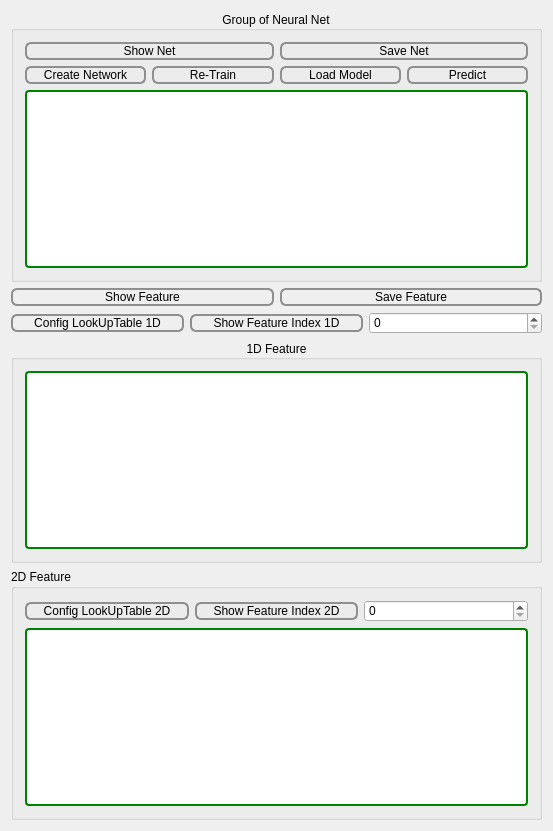
<?xml version="1.0" encoding="UTF-8"?>
<ui version="4.0">
 <class>SecDialog</class>
 <widget class="QWidget" name="SecDialog">
  <property name="geometry">
   <rect>
    <x>0</x>
    <y>0</y>
    <width>553</width>
    <height>831</height>
   </rect>
  </property>
  <property name="windowTitle">
   <string>SecDialog</string>
  </property>
  <property name="styleSheet">
   <string notr="true">QSlider::groove:vertical {
    background: red;
    position: absolute; /* absolutely position 4px from the left and right of the widget. setting margins on the widget should work too... */
    left: 4px; right: 4px;
}

QSlider::handle:vertical {
    height: 10px;
    background: green;
    margin: 0 -4px; /* expand outside the groove */
}

QSlider::add-page:vertical {
    background: white;
}

QSlider::sub-page:vertical {
    background: pink;
}
/*  QLabel */
QFrame, QLabel, QToolTip {
    border: 2px solid green;
    border-radius: 4px;
    padding: 2px;
   text-align: center;
}
/*  Button */
QPushButton {
    border: 2px solid #8f8f91;
    border-radius: 6px;
    background-color: qlineargradient(x1: 0, y1: 0, x2: 0, y2: 1,
                                      stop: 0 #f6f7fa, stop: 1 #dadbde);
    min-width: 80px;
}

QPushButton:pressed {
    background-color: qlineargradient(x1: 0, y1: 0, x2: 0, y2: 1,
                                      stop: 0 #dadbde, stop: 1 #f6f7fa);
}

QPushButton:flat {
    border: none; /* no border for a flat push button */
}

QPushButton:default {
    border-color: navy; /* make the default button prominent */
}
QPushButton:open { /* when the button has its menu open */
    background-color: qlineargradient(x1: 0, y1: 0, x2: 0, y2: 1,
                                      stop: 0 #dadbde, stop: 1 #f6f7fa);
}

QPushButton::menu-indicator {
    image: url(menu_indicator.png);
    subcontrol-origin: padding;
    subcontrol-position: bottom right;
}

QPushButton::menu-indicator:pressed, QPushButton::menu-indicator:open {
    position: relative;
    top: 2px; left: 2px; /* shift the arrow by 2 px */
}

QTextEdit, QListView {
    background-color: white;
    background-image: url(draft.png);
    background-attachment: scroll;
}

/* LCD*/
QLCDNumber {
     color: red;
     background-color: rgb(0, 170, 255) 
}
/* The result */
QLabel[IsResult = true]{
     color: red;
     background-color: rgb(220, 220, 220) 
}


</string>
  </property>
  <layout class="QVBoxLayout" name="verticalLayout_4">
   <item>
    <widget class="QGroupBox" name="groupBox_2">
     <property name="title">
      <string>Group of Neural Net</string>
     </property>
     <property name="alignment">
      <set>Qt::AlignCenter</set>
     </property>
     <layout class="QVBoxLayout" name="verticalLayout_2">
      <item>
       <layout class="QHBoxLayout" name="horizontalLayout_2">
        <item>
         <widget class="QPushButton" name="btn_showNet">
          <property name="text">
           <string>Show Net</string>
          </property>
         </widget>
        </item>
        <item>
         <widget class="QPushButton" name="btn_saveNet">
          <property name="text">
           <string>Save Net</string>
          </property>
         </widget>
        </item>
       </layout>
      </item>
      <item>
       <layout class="QHBoxLayout" name="horizontalLayout_3">
        <item>
         <widget class="QPushButton" name="btn_createNet">
          <property name="text">
           <string>Create Network</string>
          </property>
         </widget>
        </item>
        <item>
         <widget class="QPushButton" name="btn_reTrain">
          <property name="text">
           <string>Re-Train</string>
          </property>
         </widget>
        </item>
        <item>
         <widget class="QPushButton" name="btn_loadModelNet">
          <property name="text">
           <string>Load Model</string>
          </property>
         </widget>
        </item>
        <item>
         <widget class="QPushButton" name="btn_predict">
          <property name="text">
           <string>Predict</string>
          </property>
         </widget>
        </item>
       </layout>
      </item>
      <item>
       <widget class="QTextEdit" name="textEdit_NeuralNet">
        <property name="font">
         <font>
          <pointsize>10</pointsize>
          <weight>75</weight>
          <bold>true</bold>
         </font>
        </property>
       </widget>
      </item>
     </layout>
    </widget>
   </item>
   <item>
    <layout class="QVBoxLayout" name="verticalLayout_3">
     <item>
      <layout class="QHBoxLayout" name="horizontalLayout_4">
       <item>
        <widget class="QPushButton" name="btn_show">
         <property name="text">
          <string>Show Feature</string>
         </property>
        </widget>
       </item>
       <item>
        <widget class="QPushButton" name="btn_save">
         <property name="text">
          <string>Save Feature</string>
         </property>
        </widget>
       </item>
      </layout>
     </item>
     <item>
      <layout class="QHBoxLayout" name="horizontalLayout">
       <item>
        <widget class="QPushButton" name="btn_lookuptable">
         <property name="text">
          <string>Config LookUpTable 1D</string>
         </property>
        </widget>
       </item>
       <item>
        <widget class="QPushButton" name="btn_showFeatureIndex">
         <property name="text">
          <string>Show Feature Index 1D</string>
         </property>
        </widget>
       </item>
       <item>
        <widget class="QSpinBox" name="featureRange">
         <property name="maximum">
          <number>1000</number>
         </property>
        </widget>
       </item>
      </layout>
     </item>
     <item>
      <widget class="QGroupBox" name="groupBox">
       <property name="title">
        <string>1D Feature</string>
       </property>
       <property name="alignment">
        <set>Qt::AlignCenter</set>
       </property>
       <layout class="QGridLayout" name="gridLayout">
        <item row="0" column="0">
         <widget class="QTextEdit" name="textEdit">
          <property name="font">
           <font>
            <pointsize>12</pointsize>
            <weight>75</weight>
            <bold>true</bold>
           </font>
          </property>
         </widget>
        </item>
       </layout>
      </widget>
     </item>
    </layout>
   </item>
   <item>
    <widget class="QGroupBox" name="groupBox_3">
     <property name="title">
      <string>2D Feature</string>
     </property>
     <layout class="QVBoxLayout" name="verticalLayout">
      <item>
       <layout class="QHBoxLayout" name="horizontalLayout_5">
        <item>
         <widget class="QPushButton" name="btn_lookuptable2D">
          <property name="text">
           <string>Config LookUpTable 2D</string>
          </property>
         </widget>
        </item>
        <item>
         <widget class="QPushButton" name="btn_showFeatureIndex2D">
          <property name="text">
           <string>Show Feature Index 2D</string>
          </property>
         </widget>
        </item>
        <item>
         <widget class="QSpinBox" name="featureRange2D">
          <property name="maximum">
           <number>1000</number>
          </property>
         </widget>
        </item>
       </layout>
      </item>
      <item>
       <widget class="QTextEdit" name="text2Dfeature">
        <property name="font">
         <font>
          <pointsize>12</pointsize>
          <weight>75</weight>
          <bold>true</bold>
         </font>
        </property>
       </widget>
      </item>
     </layout>
    </widget>
   </item>
  </layout>
 </widget>
 <layoutdefault spacing="6" margin="11"/>
 <resources/>
 <connections/>
</ui>
